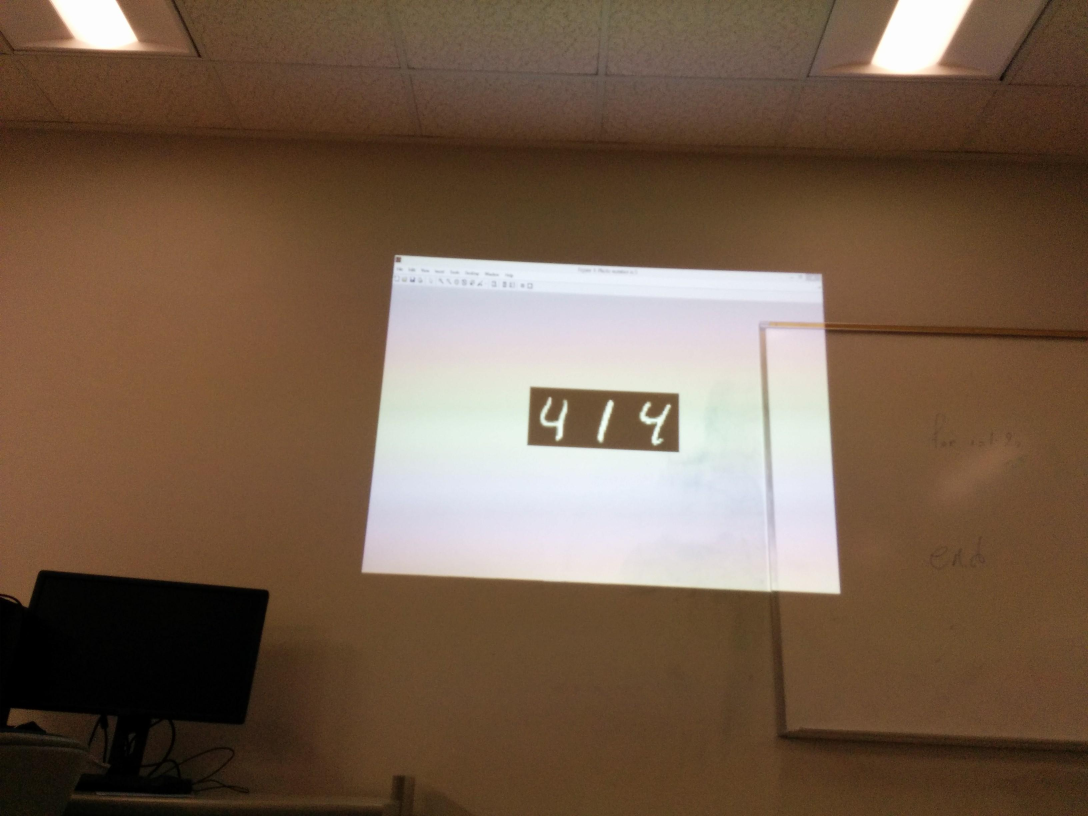
%> input picture images/image1.jpg, 3264 x 2448 px (shown at 1/3 size)
$ octave part2.m   (GNU Octave 9; MATLAB toolbox functions it lacks are replaced by stand-ins)
%> lines starting %> are read from the running program, lines starting %| are printed output that depends on the picture; in (x1, y1, x2, y2) boxes, pixels count from 0 and x2, y2 are one past the last pixel; in counts of white or black regions, pixels touching at a corner belong together; the program's own positions count from 1
clc;clear;
y=imread('images/image1.jpg');
%imshow(y)
Y=im2bw(y,.5);
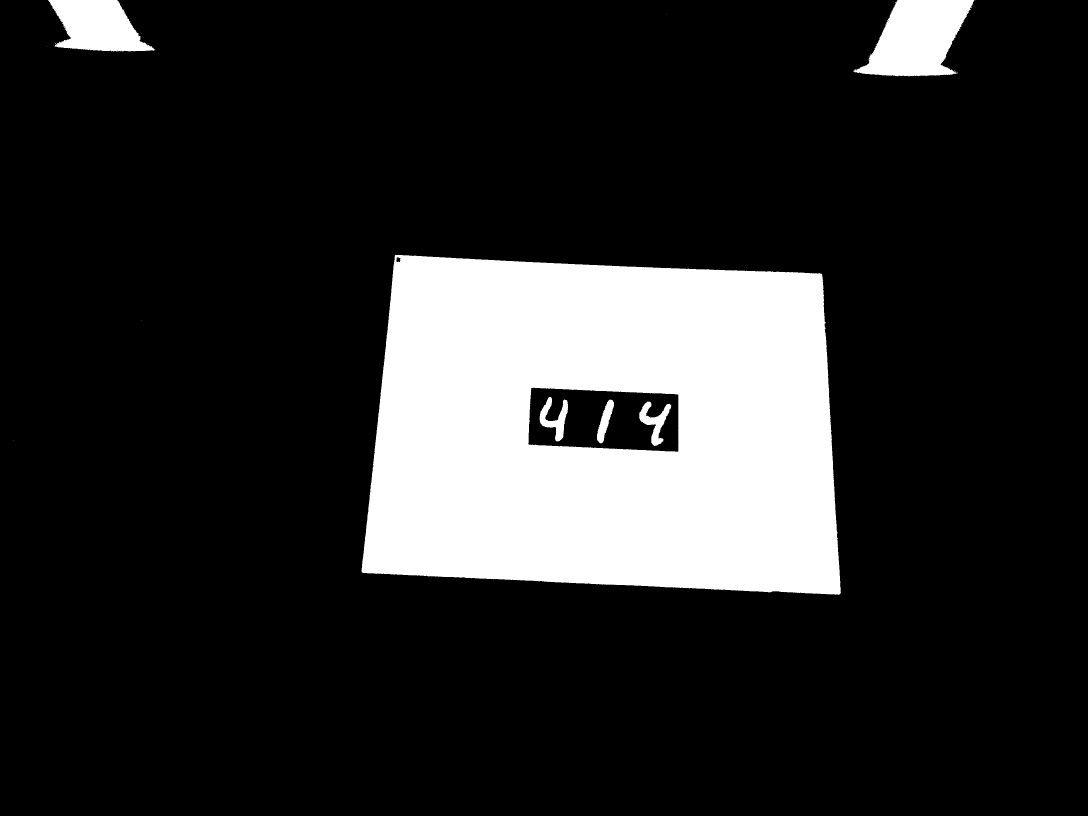
%> Y: size 2448x3264 logical (shown at 1/3 size); 16.6% white; 33 white regions (27 under 20 px), largest, box (x1, y1, x2, y2) and area: (1084, 765, 2523, 1784) 1225221, (2560, 0, 2923, 229) 52640, (144, 0, 466, 154) 33029, (1918, 1205, 2014, 1338) 4801, (1619, 1191, 1704, 1324) 4698, (1791, 1199, 1842, 1330) 3000
[BW, threshold]=edge(Y,'sobel');
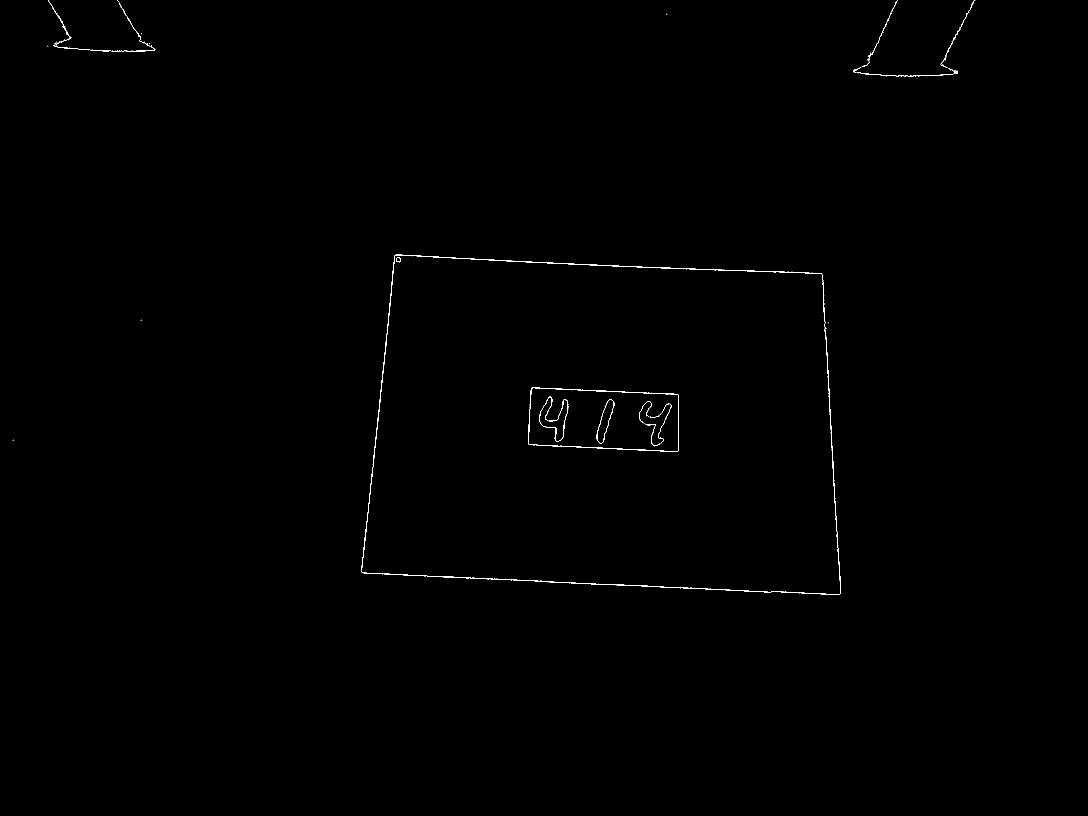
%> BW: size 2448x3264 logical (shown at 1/3 size); 0.18% white in thin lines or dots, all inside (x1, y1, x2, y2) = (38, 0, 2926, 1785)
%> threshold = 0.0468
imshow(Y)
%find first white pixel (binary value 1) from top center
s=size(Y)
%> s = [2448 3264]
s(1)
%> ans = 2448
s(2)
%> ans = 3264
i=1;
%find first white pixel
while Y(s(1)/2,i) ~=1
    i=i+5;
end
%> this loop made 228 passes
%> i on passes 1 to 3: 6, 11, 16
%> after the loop, i = 1141
i
%> i = 1141
%find first black pixel in white area (i value is in white area now)
while Y(s(1)/2,i) ~=0
    i=i+1;
end
%> after the loop, i = 1591
i
%> i = 1591
%i has value of side1
j=s(2)
%> j = 3264
while Y(s(1)/2,j) ~=1
    j=j-5;
end
%> this loop made 155 passes
%> j on passes 1 to 3: 3259, 3254, 3249
%> after the loop, j = 2489
j
%> j = 2489
%find first black pixel in white area (i value is in white area now)
while Y(s(1)/2,j) ~=0
    j=j-1;
end
%> this loop made 454 passes
%> j on passes 1 to 3: 2488, 2487, 2486
%> after the loop, j = 2035
%j=right side
j
%> j = 2035

t=1;
while Y(t,s(2)/2) ~=1
    t=t+5;
end
%> this loop made 158 passes
%> after the loop, t = 791

while Y(t,s(2)/2) ~=0
    t=t+1;
end
%> after the loop, t = 1166
b=s(1);
%> b = 2448
while Y(b,s(2)/2) ~=1
    b=b-5;
end
%> this loop made 141 passes
%> b on passes 1 to 12: 2443, 2438, 2433, 2428, 2423, 2418, 2413, 2408, 2403, 2398, 2393, 2388
%> after the loop, b = 1743


while Y(b,s(2)/2) ~=0
    b=b-1;
end
%> this loop made 407 passes
%> b on passes 1 to 3: 1742, 1741, 1740
%> after the loop, b = 1336
b
%> b = 1336
t
%> t = 1166

Y2=Y(t:b,i:j);
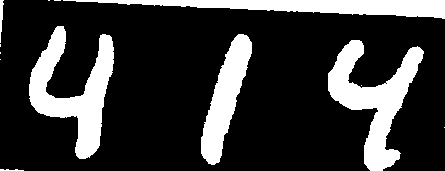
%> Y2: size 171x445 logical; 21.4% white; 13 white regions (7 under 20 px), largest, box (x1, y1, x2, y2) and area: (328, 40, 424, 171) 4789, (29, 26, 114, 159) 4698, (63, 0, 445, 19) 3680, (201, 34, 252, 165) 3000, (0, 0, 4, 43) 98, (0, 169, 24, 171) 34
figure
imshow(Y2)
